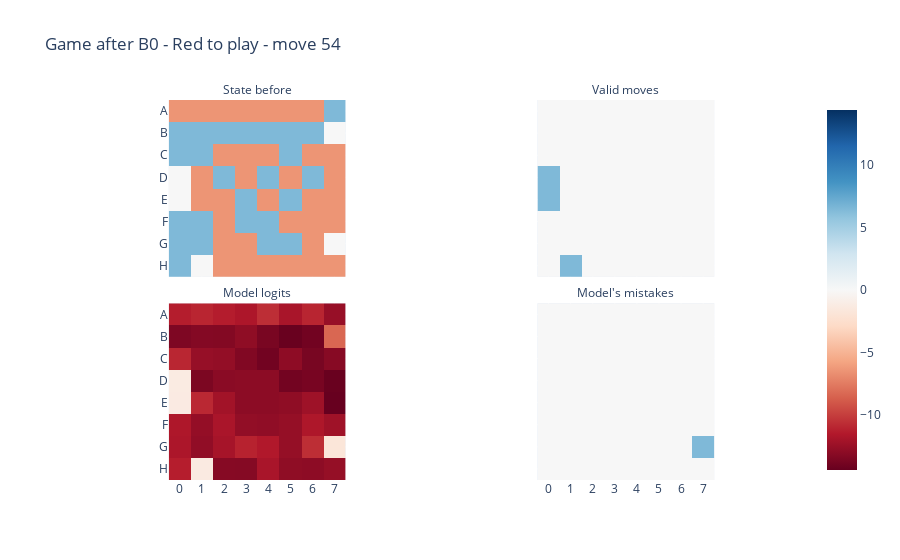
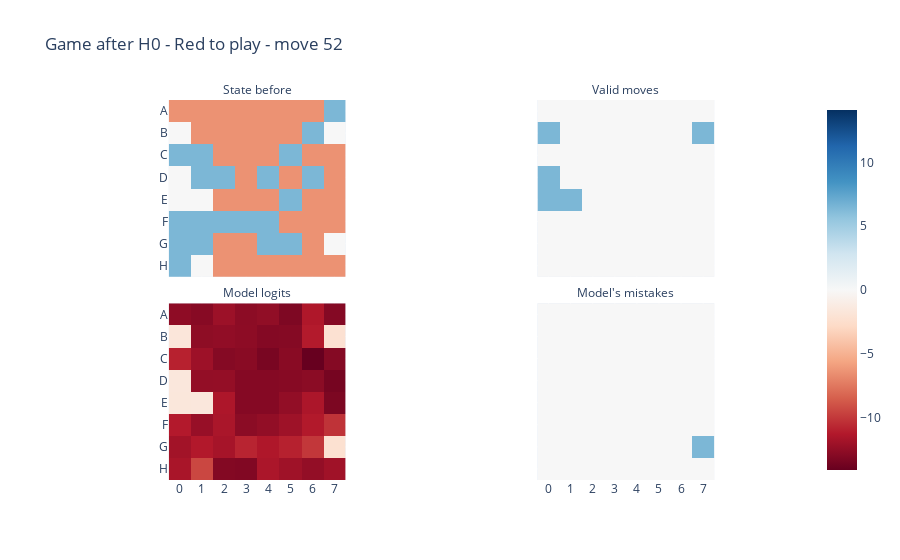
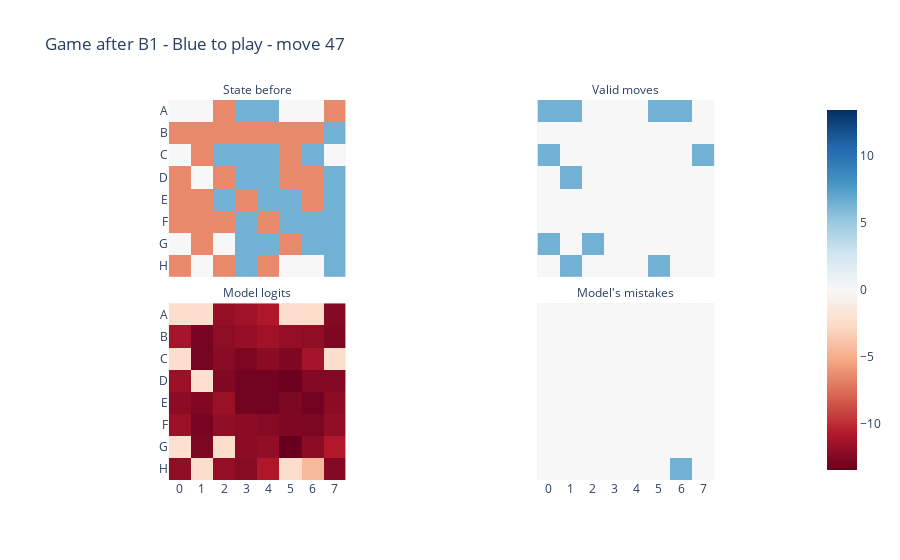

Notebook code for these charts, in order:
### Code cell
find_failed_predictions(
    model,
    val_tokens[20:40],
    threshold=10,
    nb_examples=10,
)

### Figure 1 — Plotly figure (JSON) as saved in the notebook; plotly's stock layout.template omitted (floating-point values rounded to 4 significant figures)
{"data": [{"coloraxis": "coloraxis", "hovertemplate": "x: %{x}<br>y: %{y}<br>color: %{z}<extra></extra>", "name": "0", "type": "heatmap", "x": ["0", "1", "2", "3", "4", "5", "6", "7"], "xaxis": "x3", "y": ["A", "B", "C", "D", "E", "F", "G", "H"], "yaxis": "y3", "z": [[-6.442, -6.442, -6.442, -6.442, -6.442, -6.442, -6.442, 6.442], [6.442, 6.442, 6.442, 6.442, 6.442, 6.442, 6.442, 0], [6.442, 6.442, -6.442, -6.442, -6.442, 6.442, -6.442, -6.442], [0, -6.442, 6.442, -6.442, 6.442, -6.442, 6.442, -6.442], [0, -6.442, -6.442, 6.442, -6.442, 6.442, -6.442, -6.442], [6.442, 6.442, -6.442, 6.442, 6.442, -6.442, -6.442, -6.442], [6.442, 6.442, -6.442, -6.442, 6.442, 6.442, -6.442, 0], [6.442, 0, -6.442, -6.442, -6.442, -6.442, -6.442, -6.442]]}, {"coloraxis": "coloraxis", "hovertemplate": "x: %{x}<br>y: %{y}<br>color: %{z}<extra></extra>", "name": "1", "type": "heatmap", "x": ["0", "1", "2", "3", "4", "5", "6", "7"], "xaxis": "x4", "y": ["A", "B", "C", "D", "E", "F", "G", "H"], "yaxis": "y4", "z": [[0, 0, 0, 0, 0, 0, 0, 0], [0, 0, 0, 0, 0, 0, 0, 0], [0, 0, 0, 0, 0, 0, 0, 0], [6.442, 0, 0, 0, 0, 0, 0, 0], [6.442, 0, 0, 0, 0, 0, 0, 0], [0, 0, 0, 0, 0, 0, 0, 0], [0, 0, 0, 0, 0, 0, 0, 0], [0, 6.442, 0, 0, 0, 0, 0, 0]]}, {"coloraxis": "coloraxis", "hovertemplate": "x: %{x}<br>y: %{y}<br>color: %{z}<extra></extra>", "name": "2", "type": "heatmap", "x": ["0", "1", "2", "3", "4", "5", "6", "7"], "xaxis": "x", "y": ["A", "B", "C", "D", "E", "F", "G", "H"], "yaxis": "y", "z": [[-11.33, -11.0, -11.37, -11.71, -10.62, -11.87, -11.02, -12.57], [-13.52, -13.3, -13.33, -12.86, -13.72, -14.34, -14.0, -8.361], [-10.95, -12.59, -12.72, -13.41, -13.99, -12.91, -13.74, -13.17], [-1.252, -13.59, -13.06, -13, -13, -13.93, -13.74, -14.31], [-1.286, -10.87, -12.13, -13, -13, -12.88, -12.29, -14.4], [-11.69, -12.67, -11.84, -12.75, -12.84, -12.63, -11.67, -12.27], [-11.75, -12.8, -11.98, -11.14, -11.56, -12.63, -10.63, -1.789], [-11.32, -1.309, -13.23, -13.24, -11.87, -12.86, -12.95, -12.63]]}, {"coloraxis": "coloraxis", "hovertemplate": "x: %{x}<br>y: %{y}<br>color: %{z}<extra></extra>", "name": "3", "type": "heatmap", "x": ["0", "1", "2", "3", "4", "5", "6", "7"], "xaxis": "x2", "y": ["A", "B", "C", "D", "E", "F", "G", "H"], "yaxis": "y2", "z": [[0, 0, 0, 0, 0, 0, 0, 0], [0, 0, 0, 0, 0, 0, 0, 0], [0, 0, 0, 0, 0, 0, 0, 0], [0, 0, 0, 0, 0, 0, 0, 0], [0, 0, 0, 0, 0, 0, 0, 0], [0, 0, 0, 0, 0, 0, 0, 0], [0, 0, 0, 0, 0, 0, 0, 6.442], [0, 0, 0, 0, 0, 0, 0, 0]]}], "layout": {"annotations": [{"font": {}, "showarrow": false, "text": "Model logits", "x": 0.245, "xanchor": "center", "xref": "paper", "y": 0.465, "yanchor": "bottom", "yref": "paper"}, {"font": {}, "showarrow": false, "text": "Model's mistakes", "x": 0.755, "xanchor": "center", "xref": "paper", "y": 0.465, "yanchor": "bottom", "yref": "paper"}, {"font": {}, "showarrow": false, "text": "State before", "x": 0.245, "xanchor": "center", "xref": "paper", "y": 1.0, "yanchor": "bottom", "yref": "paper"}, {"font": {}, "showarrow": false, "text": "Valid moves", "x": 0.755, "xanchor": "center", "xref": "paper", "y": 1.0, "yanchor": "bottom", "yref": "paper"}], "coloraxis": {"cmid": 0, "colorscale": [[0, "rgb(103,0,31)"], [0.1, "rgb(178,24,43)"], [0.2, "rgb(214,96,77)"], [0.3, "rgb(244,165,130)"], [0.4, "rgb(253,219,199)"], [0.5, "rgb(247,247,247)"], [0.6, "rgb(209,229,240)"], [0.7, "rgb(146,197,222)"], [0.8, "rgb(67,147,195)"], [0.9, "rgb(33,102,172)"], [1, "rgb(5,48,97)"]]}, "title": {"text": "Game after B0 - Red to play - move 54"}, "xaxis": {"anchor": "y", "constrain": "domain", "domain": [0, 0.49], "scaleanchor": "y"}, "xaxis2": {"anchor": "y2", "domain": [0.51, 1], "matches": "x"}, "xaxis3": {"anchor": "y3", "domain": [0, 0.49], "matches": "x", "showticklabels": false}, "xaxis4": {"anchor": "y4", "domain": [0.51, 1], "matches": "x", "showticklabels": false}, "yaxis": {"anchor": "x", "autorange": "reversed", "constrain": "domain", "domain": [0, 0.465]}, "yaxis2": {"anchor": "x2", "domain": [0, 0.465], "matches": "y", "showticklabels": false}, "yaxis3": {"anchor": "x3", "domain": [0.535, 1.0], "matches": "y"}, "yaxis4": {"anchor": "x4", "domain": [0.535, 1.0], "matches": "y", "showticklabels": false}}}

### Figure 2 — Plotly figure (JSON) as saved in the notebook; plotly's stock layout.template omitted (floating-point values rounded to 4 significant figures)
{"data": [{"coloraxis": "coloraxis", "hovertemplate": "x: %{x}<br>y: %{y}<br>color: %{z}<extra></extra>", "name": "0", "type": "heatmap", "x": ["0", "1", "2", "3", "4", "5", "6", "7"], "xaxis": "x3", "y": ["A", "B", "C", "D", "E", "F", "G", "H"], "yaxis": "y3", "z": [[-6.442, -6.442, -6.442, -6.442, -6.442, -6.442, -6.442, 6.442], [0, -6.442, -6.442, -6.442, -6.442, -6.442, 6.442, 0], [6.442, 6.442, -6.442, -6.442, -6.442, 6.442, -6.442, -6.442], [0, 6.442, 6.442, -6.442, 6.442, -6.442, 6.442, -6.442], [0, 0, -6.442, -6.442, -6.442, 6.442, -6.442, -6.442], [6.442, 6.442, 6.442, 6.442, 6.442, -6.442, -6.442, -6.442], [6.442, 6.442, -6.442, -6.442, 6.442, 6.442, -6.442, 0], [6.442, 0, -6.442, -6.442, -6.442, -6.442, -6.442, -6.442]]}, {"coloraxis": "coloraxis", "hovertemplate": "x: %{x}<br>y: %{y}<br>color: %{z}<extra></extra>", "name": "1", "type": "heatmap", "x": ["0", "1", "2", "3", "4", "5", "6", "7"], "xaxis": "x4", "y": ["A", "B", "C", "D", "E", "F", "G", "H"], "yaxis": "y4", "z": [[0, 0, 0, 0, 0, 0, 0, 0], [6.442, 0, 0, 0, 0, 0, 0, 6.442], [0, 0, 0, 0, 0, 0, 0, 0], [6.442, 0, 0, 0, 0, 0, 0, 0], [6.442, 6.442, 0, 0, 0, 0, 0, 0], [0, 0, 0, 0, 0, 0, 0, 0], [0, 0, 0, 0, 0, 0, 0, 0], [0, 0, 0, 0, 0, 0, 0, 0]]}, {"coloraxis": "coloraxis", "hovertemplate": "x: %{x}<br>y: %{y}<br>color: %{z}<extra></extra>", "name": "2", "type": "heatmap", "x": ["0", "1", "2", "3", "4", "5", "6", "7"], "xaxis": "x", "y": ["A", "B", "C", "D", "E", "F", "G", "H"], "yaxis": "y", "z": [[-12.65, -12.9, -12.1, -12.71, -12.52, -13.23, -11.42, -13.01], [-1.7, -12.64, -12.53, -12.67, -13.02, -12.97, -11.23, -2.195], [-10.93, -12.08, -12.98, -12.82, -13.42, -12.83, -14.11, -12.99], [-1.579, -12.47, -12.41, -13, -13, -12.92, -12.74, -13.55], [-1.635, -1.613, -11.47, -13, -13, -12.49, -11.5, -13.33], [-11.24, -12.29, -11.58, -12.75, -12.48, -12.04, -11.25, -10.25], [-11.89, -11.27, -11.73, -10.82, -11.41, -10.95, -10.06, -2.252], [-11.64, -9.44, -13.06, -13.15, -11.56, -12.02, -12.46, -11.96]]}, {"coloraxis": "coloraxis", "hovertemplate": "x: %{x}<br>y: %{y}<br>color: %{z}<extra></extra>", "name": "3", "type": "heatmap", "x": ["0", "1", "2", "3", "4", "5", "6", "7"], "xaxis": "x2", "y": ["A", "B", "C", "D", "E", "F", "G", "H"], "yaxis": "y2", "z": [[0, 0, 0, 0, 0, 0, 0, 0], [0, 0, 0, 0, 0, 0, 0, 0], [0, 0, 0, 0, 0, 0, 0, 0], [0, 0, 0, 0, 0, 0, 0, 0], [0, 0, 0, 0, 0, 0, 0, 0], [0, 0, 0, 0, 0, 0, 0, 0], [0, 0, 0, 0, 0, 0, 0, 6.442], [0, 0, 0, 0, 0, 0, 0, 0]]}], "layout": {"annotations": [{"font": {}, "showarrow": false, "text": "Model logits", "x": 0.245, "xanchor": "center", "xref": "paper", "y": 0.465, "yanchor": "bottom", "yref": "paper"}, {"font": {}, "showarrow": false, "text": "Model's mistakes", "x": 0.755, "xanchor": "center", "xref": "paper", "y": 0.465, "yanchor": "bottom", "yref": "paper"}, {"font": {}, "showarrow": false, "text": "State before", "x": 0.245, "xanchor": "center", "xref": "paper", "y": 1.0, "yanchor": "bottom", "yref": "paper"}, {"font": {}, "showarrow": false, "text": "Valid moves", "x": 0.755, "xanchor": "center", "xref": "paper", "y": 1.0, "yanchor": "bottom", "yref": "paper"}], "coloraxis": {"cmid": 0, "colorscale": [[0, "rgb(103,0,31)"], [0.1, "rgb(178,24,43)"], [0.2, "rgb(214,96,77)"], [0.3, "rgb(244,165,130)"], [0.4, "rgb(253,219,199)"], [0.5, "rgb(247,247,247)"], [0.6, "rgb(209,229,240)"], [0.7, "rgb(146,197,222)"], [0.8, "rgb(67,147,195)"], [0.9, "rgb(33,102,172)"], [1, "rgb(5,48,97)"]]}, "title": {"text": "Game after H0 - Red to play - move 52"}, "xaxis": {"anchor": "y", "constrain": "domain", "domain": [0, 0.49], "scaleanchor": "y"}, "xaxis2": {"anchor": "y2", "domain": [0.51, 1], "matches": "x"}, "xaxis3": {"anchor": "y3", "domain": [0, 0.49], "matches": "x", "showticklabels": false}, "xaxis4": {"anchor": "y4", "domain": [0.51, 1], "matches": "x", "showticklabels": false}, "yaxis": {"anchor": "x", "autorange": "reversed", "constrain": "domain", "domain": [0, 0.465]}, "yaxis2": {"anchor": "x2", "domain": [0, 0.465], "matches": "y", "showticklabels": false}, "yaxis3": {"anchor": "x3", "domain": [0.535, 1.0], "matches": "y"}, "yaxis4": {"anchor": "x4", "domain": [0.535, 1.0], "matches": "y", "showticklabels": false}}}

### Figure 3 — Plotly figure (JSON) as saved in the notebook; plotly's stock layout.template omitted (floating-point values rounded to 4 significant figures)
{"data": [{"coloraxis": "coloraxis", "hovertemplate": "x: %{x}<br>y: %{y}<br>color: %{z}<extra></extra>", "name": "0", "type": "heatmap", "x": ["0", "1", "2", "3", "4", "5", "6", "7"], "xaxis": "x3", "y": ["A", "B", "C", "D", "E", "F", "G", "H"], "yaxis": "y3", "z": [[0, 0, -6.473, 6.473, 6.473, 0, 0, -6.473], [-6.473, -6.473, -6.473, -6.473, -6.473, -6.473, -6.473, 6.473], [0, -6.473, 6.473, 6.473, 6.473, -6.473, 6.473, 0], [-6.473, 0, -6.473, 6.473, 6.473, -6.473, -6.473, 6.473], [-6.473, -6.473, 6.473, -6.473, 6.473, 6.473, -6.473, 6.473], [-6.473, -6.473, -6.473, 6.473, -6.473, 6.473, 6.473, 6.473], [0, -6.473, 0, 6.473, 6.473, -6.473, 6.473, 6.473], [-6.473, 0, -6.473, 6.473, -6.473, 0, 0, 6.473]]}, {"coloraxis": "coloraxis", "hovertemplate": "x: %{x}<br>y: %{y}<br>color: %{z}<extra></extra>", "name": "1", "type": "heatmap", "x": ["0", "1", "2", "3", "4", "5", "6", "7"], "xaxis": "x4", "y": ["A", "B", "C", "D", "E", "F", "G", "H"], "yaxis": "y4", "z": [[6.473, 6.473, 0, 0, 0, 6.473, 6.473, 0], [0, 0, 0, 0, 0, 0, 0, 0], [6.473, 0, 0, 0, 0, 0, 0, 6.473], [0, 6.473, 0, 0, 0, 0, 0, 0], [0, 0, 0, 0, 0, 0, 0, 0], [0, 0, 0, 0, 0, 0, 0, 0], [6.473, 0, 6.473, 0, 0, 0, 0, 0], [0, 6.473, 0, 0, 0, 6.473, 0, 0]]}, {"coloraxis": "coloraxis", "hovertemplate": "x: %{x}<br>y: %{y}<br>color: %{z}<extra></extra>", "name": "2", "type": "heatmap", "x": ["0", "1", "2", "3", "4", "5", "6", "7"], "xaxis": "x", "y": ["A", "B", "C", "D", "E", "F", "G", "H"], "yaxis": "y", "z": [[-2.413, -2.4, -11.79, -11.38, -10.83, -2.409, -2.524, -12.4], [-11.2, -12.87, -12.03, -11.77, -11.43, -11.83, -12.02, -12.61], [-2.432, -12.91, -12.19, -12.66, -12.16, -12.62, -11.28, -2.425], [-11.65, -2.347, -12.49, -13, -13, -13.21, -12.48, -12.44], [-12.11, -12.53, -11.63, -13, -13, -12.71, -13.07, -12.09], [-11.6, -12.88, -11.89, -12.07, -12.32, -12.62, -12.67, -11.89], [-2.27, -12.7, -2.441, -12.07, -11.9, -13.44, -12.14, -10.78], [-11.97, -2.421, -11.87, -12.24, -10.9, -2.457, -4.392, -12.38]]}, {"coloraxis": "coloraxis", "hovertemplate": "x: %{x}<br>y: %{y}<br>color: %{z}<extra></extra>", "name": "3", "type": "heatmap", "x": ["0", "1", "2", "3", "4", "5", "6", "7"], "xaxis": "x2", "y": ["A", "B", "C", "D", "E", "F", "G", "H"], "yaxis": "y2", "z": [[0, 0, 0, 0, 0, 0, 0, 0], [0, 0, 0, 0, 0, 0, 0, 0], [0, 0, 0, 0, 0, 0, 0, 0], [0, 0, 0, 0, 0, 0, 0, 0], [0, 0, 0, 0, 0, 0, 0, 0], [0, 0, 0, 0, 0, 0, 0, 0], [0, 0, 0, 0, 0, 0, 0, 0], [0, 0, 0, 0, 0, 0, 6.473, 0]]}], "layout": {"annotations": [{"font": {}, "showarrow": false, "text": "Model logits", "x": 0.245, "xanchor": "center", "xref": "paper", "y": 0.465, "yanchor": "bottom", "yref": "paper"}, {"font": {}, "showarrow": false, "text": "Model's mistakes", "x": 0.755, "xanchor": "center", "xref": "paper", "y": 0.465, "yanchor": "bottom", "yref": "paper"}, {"font": {}, "showarrow": false, "text": "State before", "x": 0.245, "xanchor": "center", "xref": "paper", "y": 1.0, "yanchor": "bottom", "yref": "paper"}, {"font": {}, "showarrow": false, "text": "Valid moves", "x": 0.755, "xanchor": "center", "xref": "paper", "y": 1.0, "yanchor": "bottom", "yref": "paper"}], "coloraxis": {"cmid": 0, "colorscale": [[0, "rgb(103,0,31)"], [0.1, "rgb(178,24,43)"], [0.2, "rgb(214,96,77)"], [0.3, "rgb(244,165,130)"], [0.4, "rgb(253,219,199)"], [0.5, "rgb(247,247,247)"], [0.6, "rgb(209,229,240)"], [0.7, "rgb(146,197,222)"], [0.8, "rgb(67,147,195)"], [0.9, "rgb(33,102,172)"], [1, "rgb(5,48,97)"]]}, "title": {"text": "Game after B1 - Blue to play - move 47"}, "xaxis": {"anchor": "y", "constrain": "domain", "domain": [0, 0.49], "scaleanchor": "y"}, "xaxis2": {"anchor": "y2", "domain": [0.51, 1], "matches": "x"}, "xaxis3": {"anchor": "y3", "domain": [0, 0.49], "matches": "x", "showticklabels": false}, "xaxis4": {"anchor": "y4", "domain": [0.51, 1], "matches": "x", "showticklabels": false}, "yaxis": {"anchor": "x", "autorange": "reversed", "constrain": "domain", "domain": [0, 0.465]}, "yaxis2": {"anchor": "x2", "domain": [0, 0.465], "matches": "y", "showticklabels": false}, "yaxis3": {"anchor": "x3", "domain": [0.535, 1.0], "matches": "y"}, "yaxis4": {"anchor": "x4", "domain": [0.535, 1.0], "matches": "y", "showticklabels": false}}}
